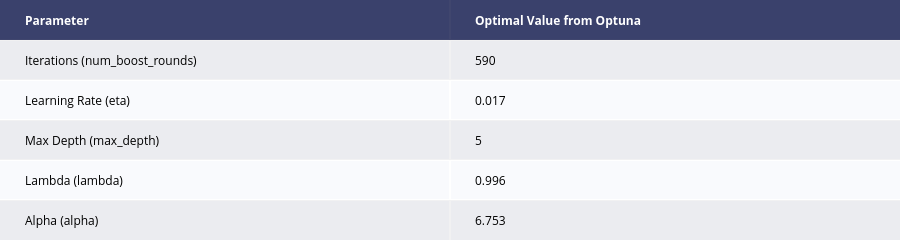

Notebook code cell kept with this figure:
### Code cell
# Suppress optuna log messages
optuna.logging.set_verbosity(optuna.logging.WARNING)

import gc
import numpy as np
from sklearn.metrics import mean_squared_error

# use canonical wrmse defined at the top of the notebook

def objective_xgb(trial):
    """
    Memory-safe Optuna objective for main XGBoost model that optimizes WRMSE.
    Converts inputs to numpy float32, uses 'hist' tree method and early stopping.
    """
    # Read globals (X_train/X_validation may be polars or pandas)
    xtrain = X_train
    xvalid = X_validation
    ytrain = Y_train
    yvalid = Y_validation

    # Convert feature frames to numpy float32
    if hasattr(xtrain, 'to_pandas'):
        Xtr = xtrain.to_pandas().astype(np.float32).values
    else:
        Xtr = np.asarray(xtrain, dtype=np.float32)

    if hasattr(xvalid, 'to_pandas'):
        Xv = xvalid.to_pandas().astype(np.float32).values
    else:
        Xv = np.asarray(xvalid, dtype=np.float32)

    # Convert labels to 1D numpy float32
    if hasattr(ytrain, 'to_pandas'):
        ytr = ytrain.to_pandas().values.ravel().astype(np.float32)
    else:
        ytr = np.ravel(ytrain).astype(np.float32)

    if hasattr(yvalid, 'to_pandas'):
        yv = yvalid.to_pandas().values.ravel().astype(np.float32)
    else:
        yv = np.ravel(yvalid).astype(np.float32)

    # Build DMatrix from numpy arrays
    dtrain = xgb.DMatrix(Xtr, label=ytr)
    dvalid = xgb.DMatrix(Xv, label=yv)

    params = {
        'objective': 'reg:squarederror',
        'eval_metric': 'rmse',
        'seed': 19970507,
        'tree_method': 'hist',
        'n_jobs': 1,  # single-thread per trial when using parallel Optuna
        'eta': trial.suggest_float('eta', 1e-3, 0.2, log=True),
        'max_depth': trial.suggest_int('max_depth', 2, 8),
        'lambda': trial.suggest_float('lambda', 1e-8, 100.0, log=True),
        'alpha': trial.suggest_float('alpha', 1e-8, 100.0, log=True),
    }

    num_round = trial.suggest_int('num_boost_round', 50, 1000)

    bst = xgb.train(
        params,
        dtrain,
        num_boost_round=num_round,
        evals=[(dtrain, 'train'), (dvalid, 'valid')],
        early_stopping_rounds=50,
        verbose_eval=False,
    )

    preds = bst.predict(dvalid)
    # compute WRMSE (weighted by increasing weights)
    wrmse_score = wrmse(yv, preds)

    # free memory
    del dtrain, dvalid, Xtr, Xv, ytr, yv, bst, preds
    gc.collect()

    return wrmse_score

# Set up and run the Optuna study
study_xgb = optuna.create_study(direction='minimize')
study_xgb.optimize(objective_xgb, n_trials=100)

# Create a table showing the best parameters
xgb_table = [["Parameter", "Optimal Value from Optuna"],
            ["Iterations (num_boost_rounds)", study_xgb.best_params['num_boost_round']],
            ['Learning Rate (eta)', round(study_xgb.best_params['eta'], 3)],
            ['Max Depth (max_depth)', round(study_xgb.best_params['max_depth'], 3)],
            ['Lambda (lambda)', round(study_xgb.best_params['lambda'], 3)],
            ['Alpha (alpha)', round(study_xgb.best_params['alpha'], 3)]]

ff.create_table(xgb_table)

### Figure 1 — Plotly figure (JSON) as saved in the notebook; plotly's stock layout.template omitted (floating-point values rounded to 4 significant figures)
{"data": [{"colorscale": [[0, "#00083e"], [0.5, "#ededee"], [1, "#ffffff"]], "hoverinfo": "none", "opacity": 0.75, "showscale": false, "type": "heatmap", "z": [[0, 0], [0.5, 0.5], [1, 1], [0.5, 0.5], [1, 1], [0.5, 0.5]]}], "layout": {"annotations": [{"align": "left", "font": {"color": "#ffffff"}, "showarrow": false, "text": "<b>Parameter</b>", "x": -0.45, "xanchor": "left", "xref": "x", "y": 0, "yref": "y"}, {"align": "left", "font": {"color": "#ffffff"}, "showarrow": false, "text": "<b>Optimal Value from Optuna</b>", "x": 0.55, "xanchor": "left", "xref": "x", "y": 0, "yref": "y"}, {"align": "left", "font": {"color": "#000000"}, "showarrow": false, "text": "Iterations (num_boost_rounds)", "x": -0.45, "xanchor": "left", "xref": "x", "y": 1, "yref": "y"}, {"align": "left", "font": {"color": "#000000"}, "showarrow": false, "text": "590", "x": 0.55, "xanchor": "left", "xref": "x", "y": 1, "yref": "y"}, {"align": "left", "font": {"color": "#000000"}, "showarrow": false, "text": "Learning Rate (eta)", "x": -0.45, "xanchor": "left", "xref": "x", "y": 2, "yref": "y"}, {"align": "left", "font": {"color": "#000000"}, "showarrow": false, "text": "0.017", "x": 0.55, "xanchor": "left", "xref": "x", "y": 2, "yref": "y"}, {"align": "left", "font": {"color": "#000000"}, "showarrow": false, "text": "Max Depth (max_depth)", "x": -0.45, "xanchor": "left", "xref": "x", "y": 3, "yref": "y"}, {"align": "left", "font": {"color": "#000000"}, "showarrow": false, "text": "5", "x": 0.55, "xanchor": "left", "xref": "x", "y": 3, "yref": "y"}, {"align": "left", "font": {"color": "#000000"}, "showarrow": false, "text": "Lambda (lambda)", "x": -0.45, "xanchor": "left", "xref": "x", "y": 4, "yref": "y"}, {"align": "left", "font": {"color": "#000000"}, "showarrow": false, "text": "0.996", "x": 0.55, "xanchor": "left", "xref": "x", "y": 4, "yref": "y"}, {"align": "left", "font": {"color": "#000000"}, "showarrow": false, "text": "Alpha (alpha)", "x": -0.45, "xanchor": "left", "xref": "x", "y": 5, "yref": "y"}, {"align": "left", "font": {"color": "#000000"}, "showarrow": false, "text": "6.753", "x": 0.55, "xanchor": "left", "xref": "x", "y": 5, "yref": "y"}], "height": 230, "margin": {"b": 0, "l": 0, "r": 0, "t": 0}, "xaxis": {"dtick": 1, "gridwidth": 2, "showticklabels": false, "tick0": -0.5, "ticks": "", "zeroline": false}, "yaxis": {"autorange": "reversed", "dtick": 1, "gridwidth": 2, "showticklabels": false, "tick0": 0.5, "ticks": "", "zeroline": false}}}
